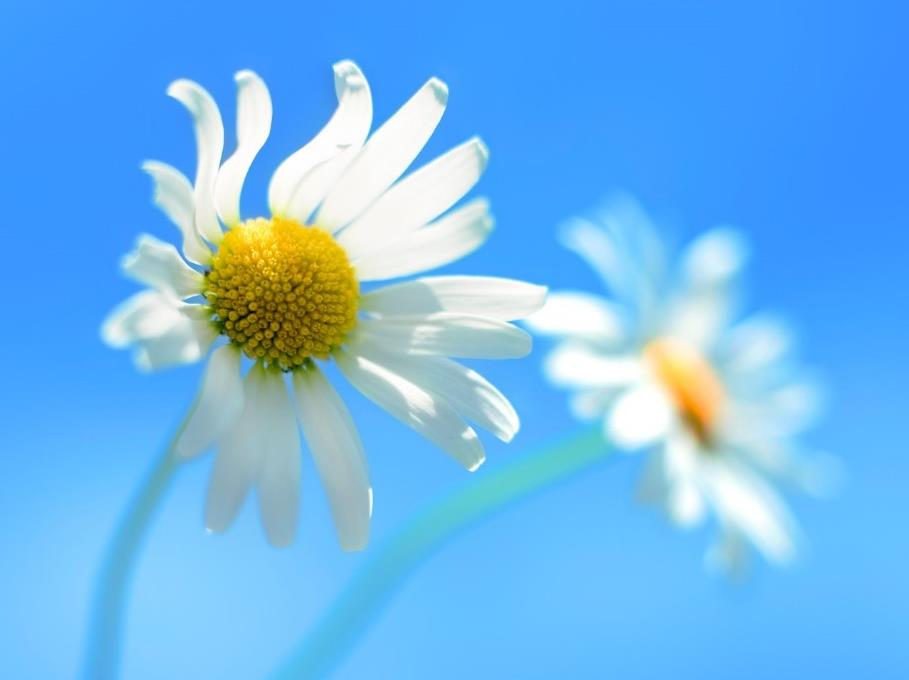
#> input picture imgs/4.jpg, 909 x 680 px
$ python demo3.py
#> lines starting #> are read from the running program, lines starting #| are printed output that depends on the picture
# 图片剪切
# 100 > 200 x
# 100 > 300 y

import cv2
img = cv2.imread('../imgs/4.jpg', 1)
#> img is the input picture: shape (680, 909, 3); mean B, G, R 237, 182.6, 111.4
imgInfo = img.shape
#> imgInfo = (680, 909, 3)
cv2.imshow('origin', img)
dst = img[0:200, 0:300]
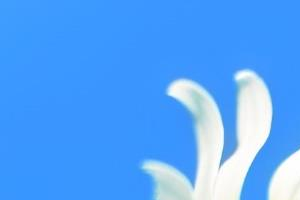
#> dst: shape (200, 300, 3); mean B, G, R 250.5, 164.3, 86.1
cv2.imshow('image', dst)
cv2.waitKey(0)

$ run again, with imgs/1.jpg copied over imgs/4.jpg
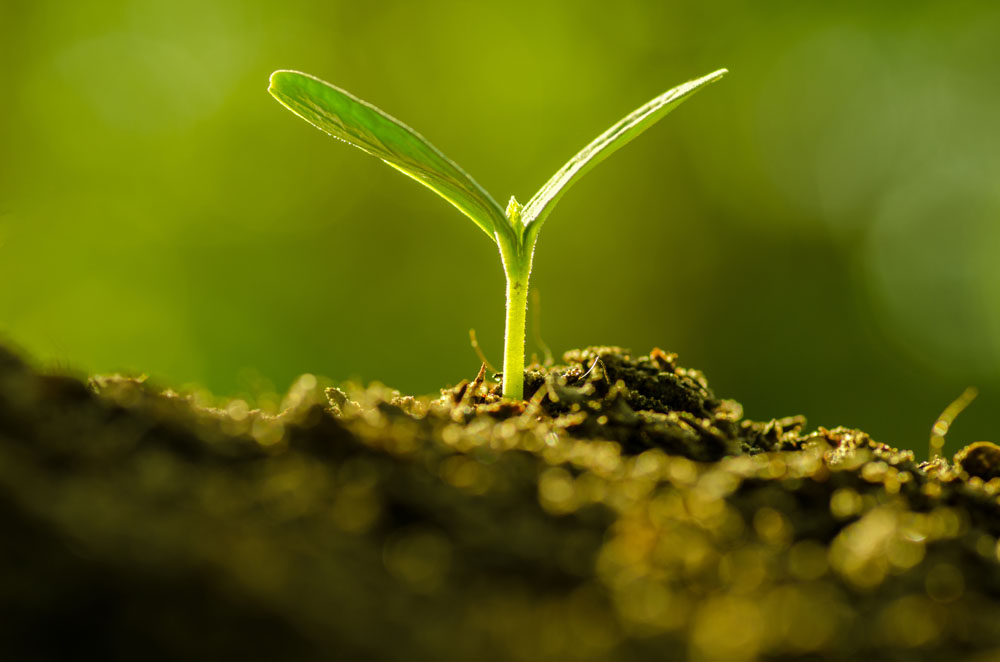
#> input picture imgs/1.jpg, 1000 x 662 px
#> img is the input picture: shape (662, 1000, 3); mean B, G, R 9.3, 100, 93.7
#> `dst = img[0:200, 0:300]`:
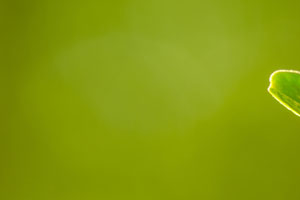
#> dst: shape (200, 300, 3); mean B, G, R 11.7, 153.3, 133.3
